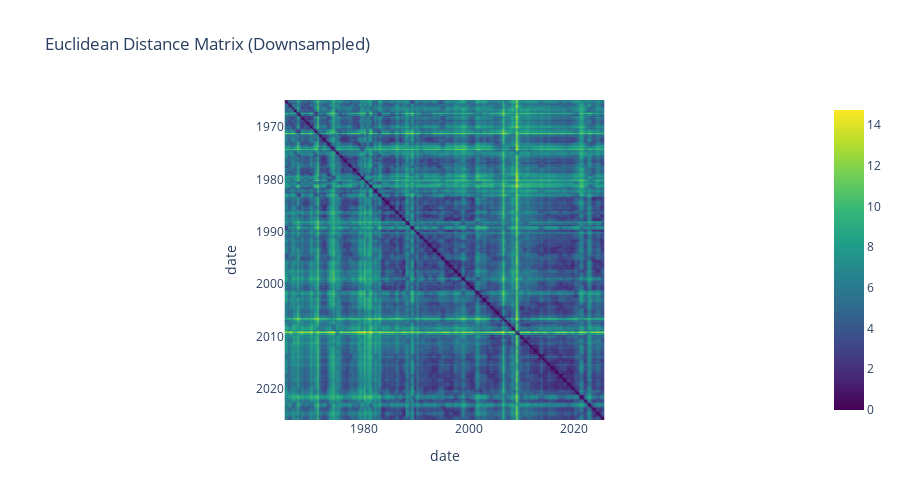

Source (notebook cell):
### Code cell
cfg = RegimeModelConfig(knn_k=5, standardize=True)
dist = euclidean_distance_matrix(features, cfg)

# Downsample 
max_points = 200
if len(dist) > max_points:
    step = max(1, len(dist) // max_points)
    dist_plot = dist.iloc[::step, ::step]
else:
    dist_plot = dist

fig = px.imshow(
    dist_plot,
    color_continuous_scale='Viridis',
    title='Euclidean Distance Matrix (Downsampled)'
)
fig.update_layout(height=500)
fig.show()

### Figure 1 — Plotly figure (JSON) as saved in the notebook; plotly's stock layout.template omitted (floating-point values rounded to 4 significant figures; data arrays with more than 128 entries replaced by an {"elided": "..."} marker saying what was removed)
{"data": [{"coloraxis": "coloraxis", "hovertemplate": "date: %{x}<br>date: %{y}<br>color: %{z}<extra></extra>", "name": "0", "type": "heatmap", "x": {"elided": "244 str values"}, "xaxis": "x", "y": {"elided": "244 str values"}, "yaxis": "y", "z": {"elided": "244x244 float values"}}], "layout": {"coloraxis": {"colorscale": [[0, "#440154"], [0.1111, "#482878"], [0.2222, "#3e4989"], [0.3333, "#31688e"], [0.4444, "#26828e"], [0.5556, "#1f9e89"], [0.6667, "#35b779"], [0.7778, "#6ece58"], [0.8889, "#b5de2b"], [1, "#fde725"]]}, "height": 500, "title": {"text": "Euclidean Distance Matrix (Downsampled)"}, "xaxis": {"anchor": "y", "constrain": "domain", "domain": [0, 1], "scaleanchor": "y", "title": {"text": "date"}}, "yaxis": {"anchor": "x", "autorange": "reversed", "constrain": "domain", "domain": [0, 1], "title": {"text": "date"}}}}
